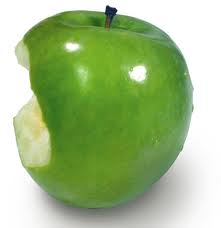
//> input picture opencv programs/apple.jpg, 221 x 228 px
$ ./dilate   (built with g++ and OpenCV 4)
//> lines starting //> are read from the running program, lines starting //| are printed output that depends on the picture
#include "cxcore.h"
#include "highgui.h"
#include<cv.h>
int main()
{

int i=1;
IplImage* input;
IplImage* dilate;
IplImage* erode;
IplConvKernel *structure_element;

structure_element=cvCreateStructuringElementEx(i*2+1, i*2+1, i,i,CV_SHAPE_ELLIPSE );


cvNamedWindow("ii", 1);
cvNamedWindow("oo_dilate",1);
cvNamedWindow("oo_erode",1);


input = cvLoadImage("apple.jpg",1);
//> input is the input picture: 228 rows x 221 cols, CV_8UC3; mean B, G, R 136, 188.3, 162.9
cvShowImage( "ii", input );


//make erode and dilate , clones of input(remember that cloning automatically copies height , width etc.)
dilate=cvCloneImage( input );
erode=cvCloneImage( input );


//dilate image
cvDilate(input,dilate,structure_element ,4);//cvDilate(input image pointer , output image pointer , structural element , number of iterations)
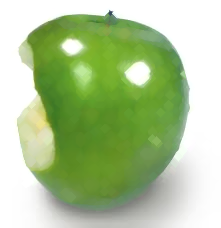
//> dilate: 228 rows x 221 cols, CV_8UC3; mean B, G, R 150.7, 198.5, 175.3

//erode image
cvErode(input,erode,NULL,4);//cvErode(input image pointer , output image pointer , structural element , number of iterations)
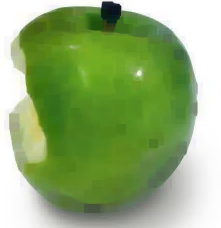
//> erode: 228 rows x 221 cols, CV_8UC3; mean B, G, R 116.3, 173.3, 145.7

//Structural element:-


cvShowImage( "oo_dilate", dilate);
cvShowImage( "input", input);
cvShowImage( "oo_erode", erode );

cvWaitKey(0);

cvDestroyWindow( "ii" ); cvDestroyWindow( "oo_dilate" ); cvDestroyWindow( "oo_erode" );
cvReleaseImage( &input ); cvReleaseImage( &dilate ); cvReleaseImage( &erode );
return 0;
}
